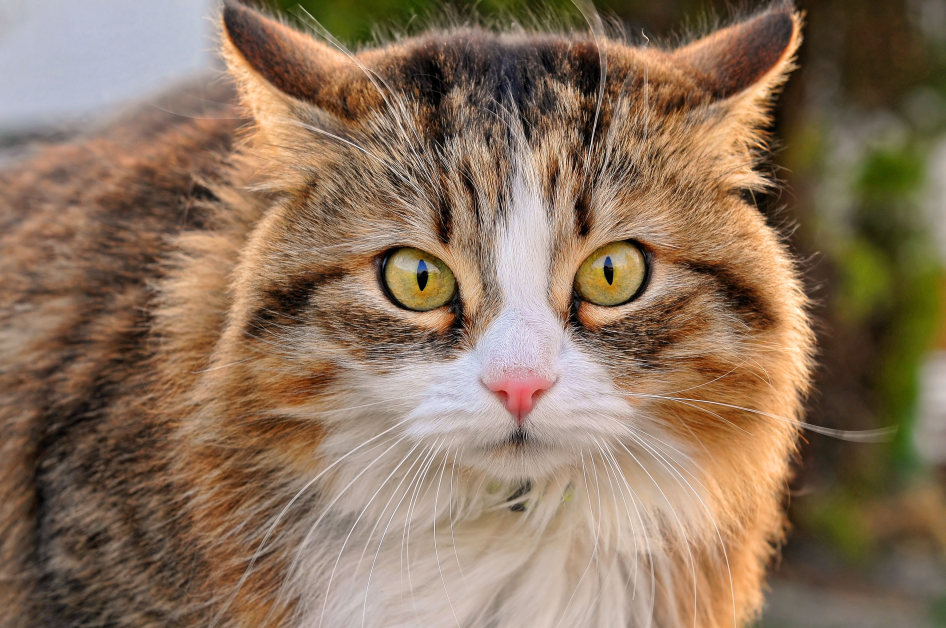
#> input picture pythonProject1/lab7/2.jpg, 3783 x 2512 px (shown at 1/4 size)
$ python 7.py
#> lines starting #> are read from the running program, lines starting #| are printed output that depends on the picture
import os
from PIL import Image, ImageFilter
from getpass import getpass

filename = input("Введите имя файла: ")
#> the answer given: 2.jpg
im_1 = Image.open(filename)
#> im_1 is the input picture: PIL image 3783x2512 RGB; mean R, G, B 139.3, 114.9, 92.6

im_1.show()

width, height = im_1.size
#> width = 3783; height = 2512
format = im_1.format
#> format = 'JPEG'
mode = im_1.mode
#> mode = 'RGB'

print(f"Ширина: {width}\nВысота: {height}\nФормат: {format}\nЦветовая модель: {mode}")
#| Ширина: 3783
#| Высота: 2512
#| Формат: JPEG
#| Цветовая модель: RGB

thumbnail_size = (int(im_1.width / 3), int(im_1.height / 3))
#> thumbnail_size = (1261, 837)
thumbnail_im = im_1.copy()
thumbnail_im.thumbnail(thumbnail_size)

im_dir = '../images'
if not os.path.exists(im_dir):
    os.mkdir(im_dir)
thumbnail_im.save(os.path.join(im_dir, 'thumbnail_' + filename))
im_1.transpose(method=Image.Transpose.FLIP_LEFT_RIGHT).save(os.path.join(im_dir, 'horizontal_flip_' + filename))
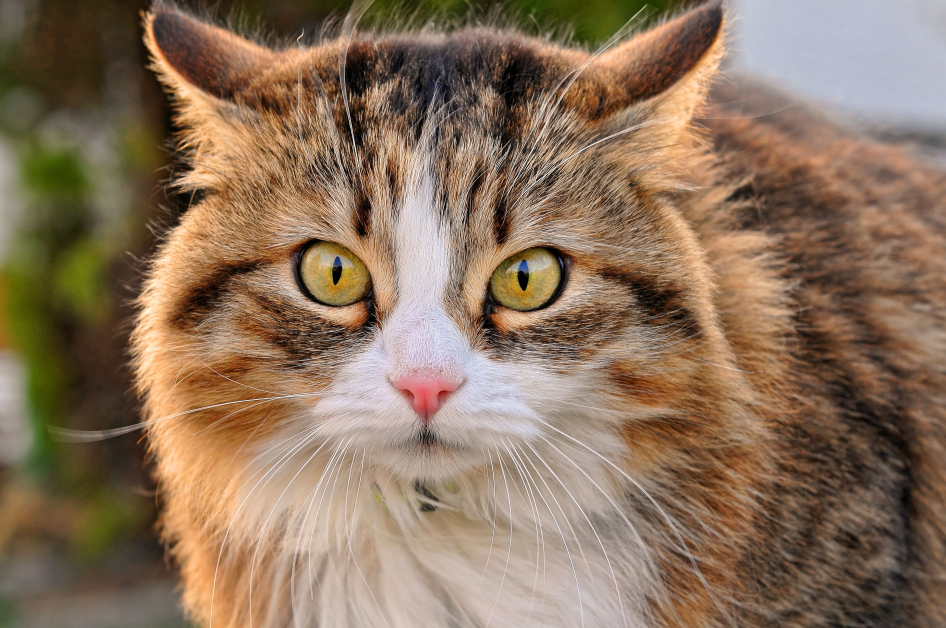
#> saved as horizontal_flip_2.jpg: PIL image 3783x2512 RGB (shown at 1/4 size); mean R, G, B 139.3, 114.9, 92.6
im_1.transpose(method=Image.Transpose.FLIP_TOP_BOTTOM).save(os.path.join(im_dir, 'vertical_flip_' + filename))
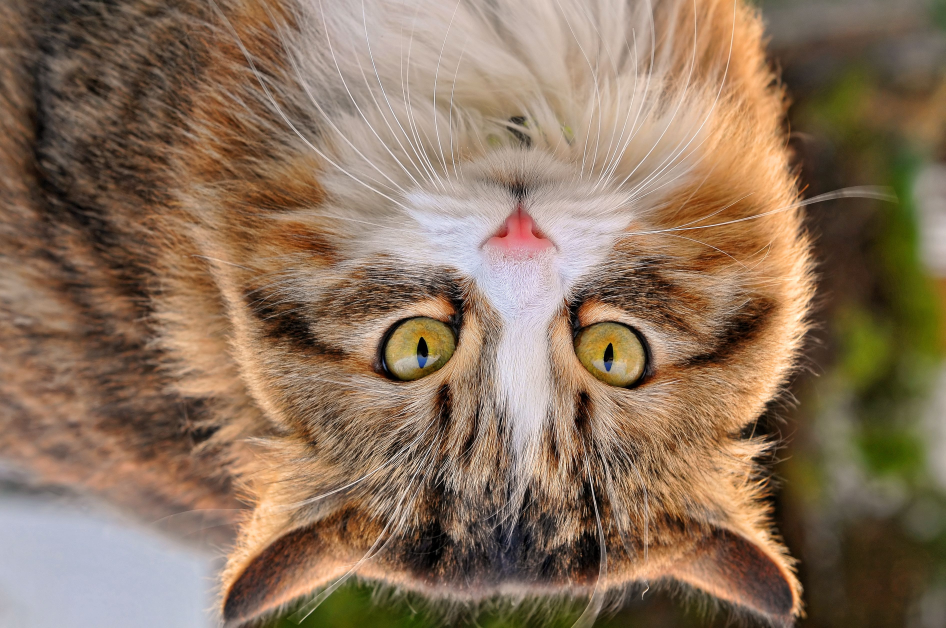
#> saved as vertical_flip_2.jpg: PIL image 3783x2512 RGB (shown at 1/4 size); mean R, G, B 139.3, 114.9, 92.6

folder_path = input("Введите путь к папке: ")
#> the answer given: .

files = [f for f in os.listdir(folder_path) if f.endswith('.jpeg')]

out_dir = '../output'
if not os.path.exists(out_dir):
    os.mkdir(out_dir)

for file in files:
    original_im = Image.open(os.path.join(folder_path, file))
    filtered_im = original_im.filter(ImageFilter.MinFilter)
    filtered_im.save(os.path.join(out_dir, file))


parent_image_filename = input("Введите имя файла, на который нужно наложить водяной знак: ")
#> the answer given: 5.jpg
watermark_filename = input("Введите имя файла с водяным знаком: ")
#> the answer given: 5.jpg

parent_image = Image.open(parent_image_filename).load()
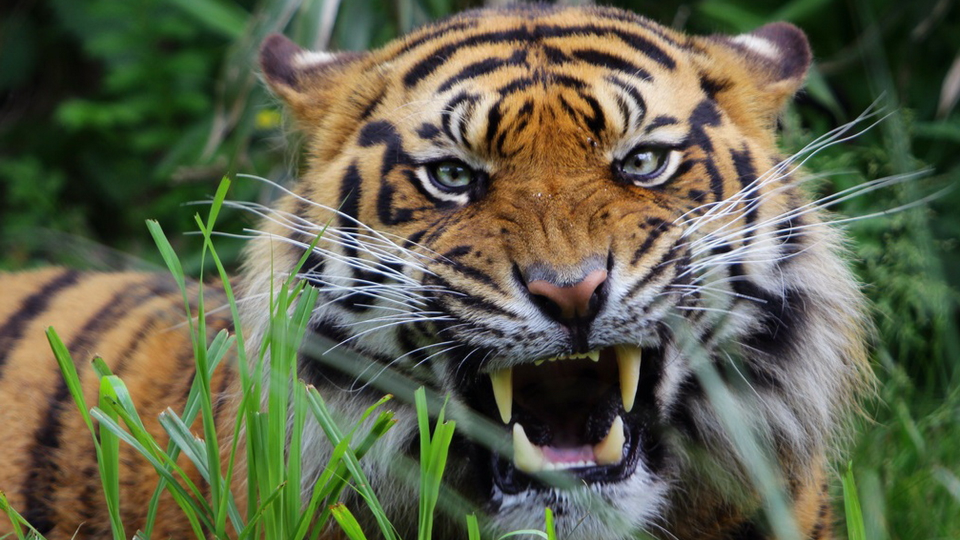
#> input picture pythonProject1/lab7/5.jpg, 1920 x 1080 px (shown at 1/2 size)
watermark = Image.open(watermark_filename).load()

#> (the run stopped early here; a loop or call above may not have finished)
